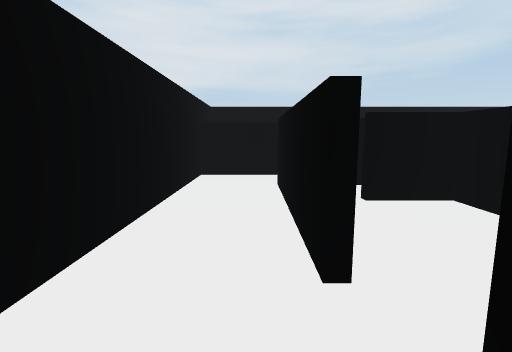
View 1 (above)

13 first-person views from a walk through a Unity game level. The camera is 0.51 m above the floor, tilts 8° down and sees 85° across. The floor is counted in squares, 0.5 m on a side. Each view is taken from the middle of a square. On the plan, view 1 faces up. The plan holds only what a view shows up to about 11 squares ahead; the rest is blank. The place goes on beyond the plan. The player is left out.

View 2
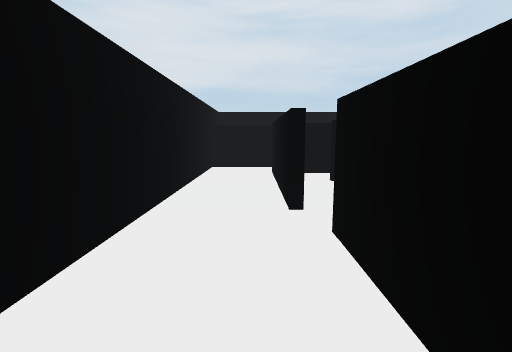

View 3
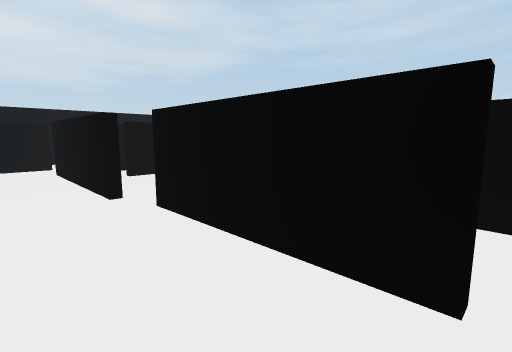

View 4
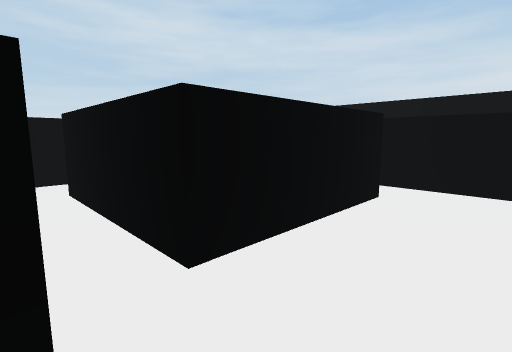

View 5
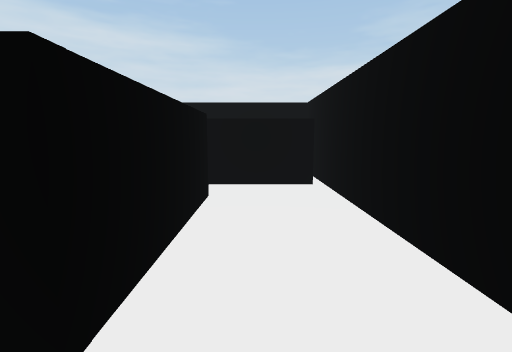

View 6
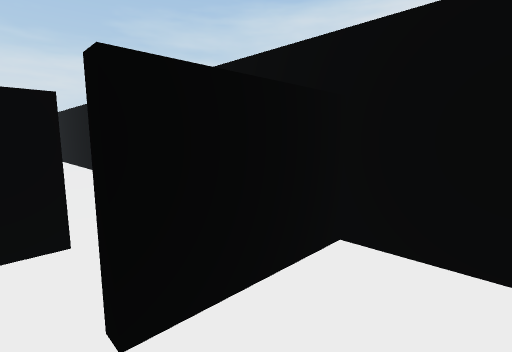

View 7
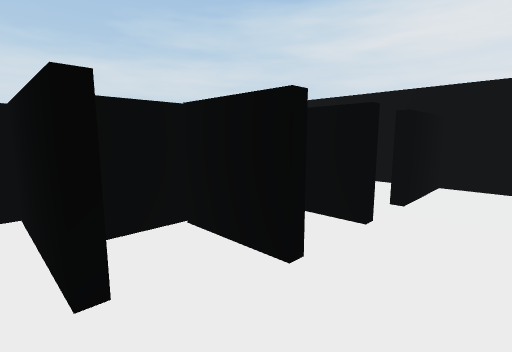

View 8
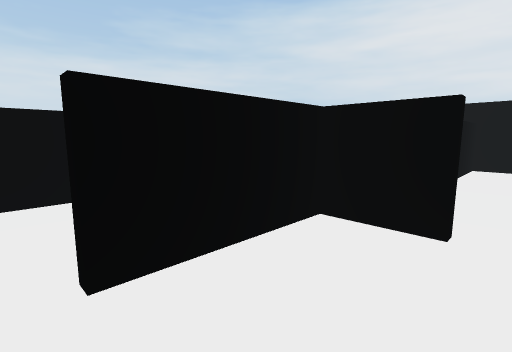

View 9
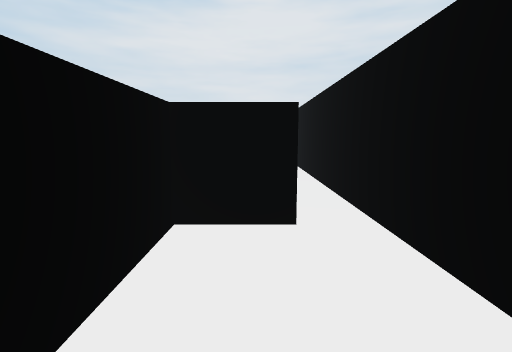

View 10
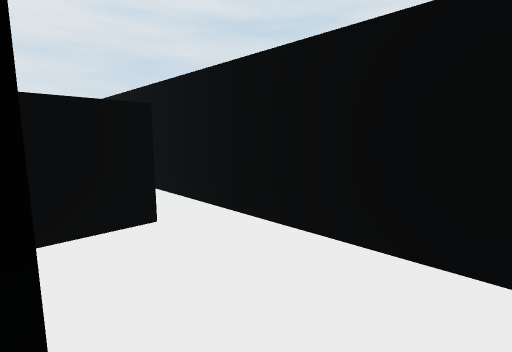

View 11
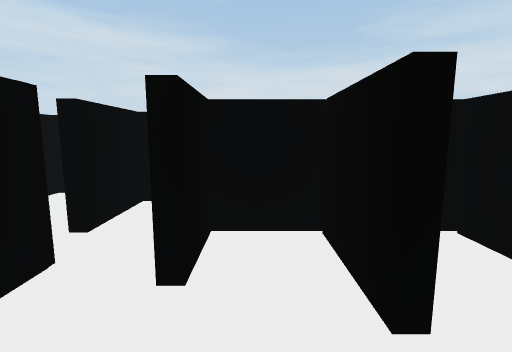

View 12
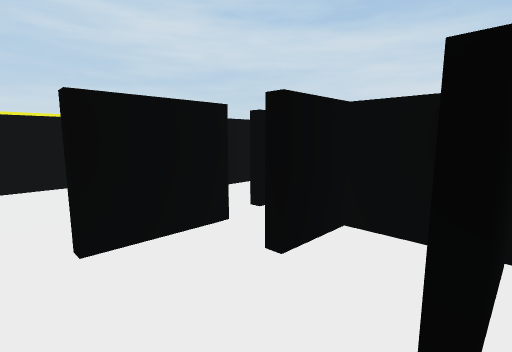

View 13
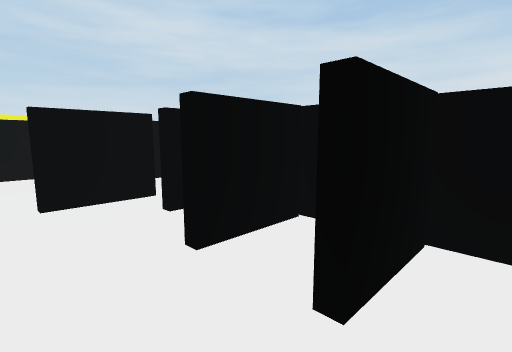

### Floor plan
Key: @ floor where view 1 was taken; # wall or solid block; x gap in a wall; . floor.
Columns run from 2 left of view 1 to 10 right of it. Each row starts with its distance up from view 1.
 10 ##########
  9 #...........#
  8 ###.##..#...#
  7 #...##.####.
  6 #..###### #.
  5 #..##     #.
  4 #..#      ##
  3 #..#
  2 #..#
  1 #..##
  0 #.@###
 -1 #..#
 -2 #..#
 -3 #..x.#
 -4 ####

Where each view was taken, in squares from view 1:
view 1: 0 up, 0 right, facing up
view 2: 2 down, 0 right, facing up
view 3: 3 down, 1 left, facing up-right
view 4: 2 up, 1 left, facing down-right
view 5: 2 up, 0 right, facing down
view 6: 9 up, 1 right, facing down-left
view 7: 9 up, 5 right, facing down-left
view 8: 9 up, 9 right, facing down-left
view 9: 8 up, 9 right, facing left
view 10: 7 up, 9 right, facing up-left
view 11: 9 up, 4 right, facing down
view 12: 9 up, 3 right, facing down-right
view 13: 9 up, 1 right, facing down-right
